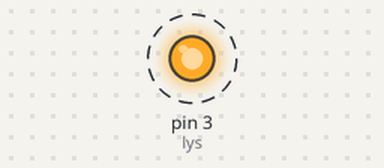
The sketch below on a simulated Arduino Uno, built with avr-gcc and run on an emulated ATmega328P. Parts: output pins drawn as LEDs (lit = HIGH). Dashed ring = blinking.

Above: at 0.5 s.
Timing chart, 0 to 4.6 s (numbered marks = the images above):
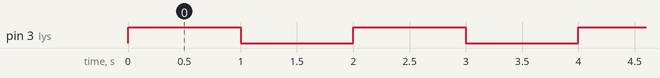

The sketch:

sensorlyd.ino
```cpp
int lys=3;

void setup() {
    pinMode(lys, OUTPUT);

}

void loop() {
    digitalWrite(lys, HIGH);
    delay(1000);
    digitalWrite(lys, LOW);
    delay(1000);
}
```

Measured:
- by itself, pin 3 (lys): alternates HIGH for 1.0 s and LOW for 1.0 s
